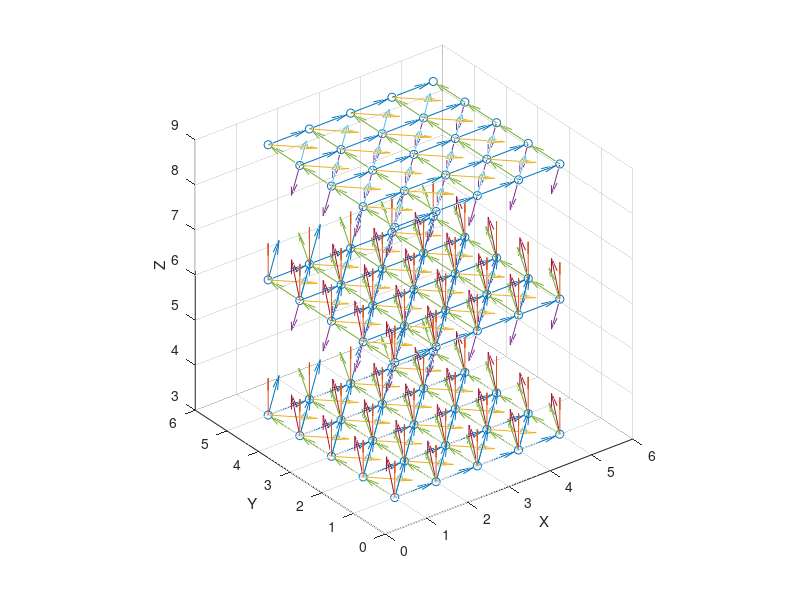

The MATLAB source for this figure:
col_num = 5;
row_num = 5;
stair_num = 3;

position_init = NaN(row_num, col_num, stair_num, 3);

position_init(:, :, :, 1) = ones(1, row_num, stair_num) .* (1:row_num)';
position_init(:, :, :, 2) = ones(col_num, 1, stair_num) .* (1:col_num);
matrix_tmp(1, 1, 1:stair_num) = 1:stair_num; matrix_tmp = matrix_tmp * 3;
position_init(:, :, :, 3) = ones(row_num, col_num, stair_num) .* matrix_tmp;

position = position_init;
x_tmp = position(:, :, :, 1); x_tmp = x_tmp(:);
y_tmp = position(:, :, :, 2); y_tmp = y_tmp(:);
z_tmp = position(:, :, :, 3); z_tmp = z_tmp(:);
scatter3(x_tmp, y_tmp, z_tmp)
xlabel('X')
ylabel('Y')
zlabel('Z')
daspect(ones(1,3))

%% straight forces

x_direction = position(2:end, :, :, :) - position(1:end-1, :, :, :);

x_tmp = position(1:end-1, :, :, 1); x_tmp = x_tmp(:);
y_tmp = position(1:end-1, :, :, 2); y_tmp = y_tmp(:);
z_tmp = position(1:end-1, :, :, 3); z_tmp = z_tmp(:);
u_tmp = x_direction(:, :, :, 1); u_tmp = u_tmp(:);
v_tmp = x_direction(:, :, :, 2); v_tmp = v_tmp(:);
w_tmp = x_direction(:, :, :, 3); w_tmp = w_tmp(:);
hold on
quiver3(x_tmp, y_tmp, z_tmp, u_tmp, v_tmp, w_tmp)
hold off

y_direction = position(:, 2:end, :, :) - position(:, 1:end-1, :, :);

x_tmp = position(:, 1:end-1, :, 1); x_tmp = x_tmp(:);
y_tmp = position(:, 1:end-1, :, 2); y_tmp = y_tmp(:);
z_tmp = position(:, 1:end-1, :, 3); z_tmp = z_tmp(:);
u_tmp = y_direction(:, :, :, 1); u_tmp = u_tmp(:);
v_tmp = y_direction(:, :, :, 2); v_tmp = v_tmp(:);
w_tmp = y_direction(:, :, :, 3); w_tmp = w_tmp(:);
hold on
quiver3(x_tmp, y_tmp, z_tmp, u_tmp, v_tmp, w_tmp)
hold off

z_direction = position(:, :, 2:end, :) - position(:, :, 1:end-1, :);

x_tmp = position(:, :, 1:end-1, 1); x_tmp = x_tmp(:);
y_tmp = position(:, :, 1:end-1, 2); y_tmp = y_tmp(:);
z_tmp = position(:, :, 1:end-1, 3); z_tmp = z_tmp(:);
u_tmp = z_direction(:, :, :, 1); u_tmp = u_tmp(:);
v_tmp = z_direction(:, :, :, 2); v_tmp = v_tmp(:);
w_tmp = z_direction(:, :, :, 3); w_tmp = w_tmp(:);
hold on
quiver3(x_tmp, y_tmp, z_tmp, u_tmp, v_tmp, w_tmp)
hold off

%% xy forces

xy_direction = position(2:end, 2:end, :, :) - position(1:end-1, 1:end-1, :, :);

x_tmp = position(1:end-1, 1:end-1, :, 1); x_tmp = x_tmp(:);
y_tmp = position(1:end-1, 1:end-1, :, 2); y_tmp = y_tmp(:);
z_tmp = position(1:end-1, 1:end-1, :, 3); z_tmp = z_tmp(:);
u_tmp = xy_direction(:, :, :, 1); u_tmp = u_tmp(:);
v_tmp = xy_direction(:, :, :, 2); v_tmp = v_tmp(:);
w_tmp = xy_direction(:, :, :, 3); w_tmp = w_tmp(:);
hold on
quiver3(x_tmp, y_tmp, z_tmp, u_tmp, v_tmp, w_tmp)
hold off

yx_direction = position(2:end, 1:end-1, :, :) - position(1:end-1, 2:end, :, :);

x_tmp = position(1:end-1, 2:end, :, 1); x_tmp = x_tmp(:);
y_tmp = position(1:end-1, 2:end, :, 2); y_tmp = y_tmp(:);
z_tmp = position(1:end-1, 2:end, :, 3); z_tmp = z_tmp(:);
u_tmp = yx_direction(:, :, :, 1); u_tmp = u_tmp(:);
v_tmp = yx_direction(:, :, :, 2); v_tmp = v_tmp(:);
w_tmp = yx_direction(:, :, :, 3); w_tmp = w_tmp(:);
hold on
quiver3(x_tmp, y_tmp, z_tmp, u_tmp, v_tmp, w_tmp)
hold off

%% yz forces

yz_direction = position(:, 2:end, 2:end, :) - position(:, 1:end-1, 1:end-1, :);

x_tmp = position(:, 1:end-1, 1:end-1, 1); x_tmp = x_tmp(:);
y_tmp = position(:, 1:end-1, 1:end-1, 2); y_tmp = y_tmp(:);
z_tmp = position(:, 1:end-1, 1:end-1, 3); z_tmp = z_tmp(:);
u_tmp = yz_direction(:, :, :, 1); u_tmp = u_tmp(:);
v_tmp = yz_direction(:, :, :, 2); v_tmp = v_tmp(:);
w_tmp = yz_direction(:, :, :, 3); w_tmp = w_tmp(:);
hold on
quiver3(x_tmp, y_tmp, z_tmp, u_tmp, v_tmp, w_tmp)
hold off

zy_direction = position(:, 2:end, 1:end-1, :) - position(:, 1:end-1, 2:end, :);

x_tmp = position(:, 1:end-1, 2:end, 1); x_tmp = x_tmp(:);
y_tmp = position(:, 1:end-1, 2:end, 2); y_tmp = y_tmp(:);
z_tmp = position(:, 1:end-1, 2:end, 3); z_tmp = z_tmp(:);
u_tmp = zy_direction(:, :, :, 1); u_tmp = u_tmp(:);
v_tmp = zy_direction(:, :, :, 2); v_tmp = v_tmp(:);
w_tmp = zy_direction(:, :, :, 3); w_tmp = w_tmp(:);
hold on
quiver3(x_tmp, y_tmp, z_tmp, u_tmp, v_tmp, w_tmp)
hold off

%% zx forces

zx_direction = position(2:end, :, 2:end, :) - position(1:end-1, :, 1:end-1, :);

x_tmp = position(1:end-1, :, 1:end-1, 1); x_tmp = x_tmp(:);
y_tmp = position(1:end-1, :, 1:end-1, 2); y_tmp = y_tmp(:);
z_tmp = position(1:end-1, :, 1:end-1, 3); z_tmp = z_tmp(:);
u_tmp = zx_direction(:, :, :, 1); u_tmp = u_tmp(:);
v_tmp = zx_direction(:, :, :, 2); v_tmp = v_tmp(:);
w_tmp = zx_direction(:, :, :, 3); w_tmp = w_tmp(:);
hold on
quiver3(x_tmp, y_tmp, z_tmp, u_tmp, v_tmp, w_tmp)
hold off

xz_direction = position(1:end-1, :, 2:end, :) - position(2:end, :, 1:end-1, :);

x_tmp = position(2:end, :, 1:end-1, 1); x_tmp = x_tmp(:);
y_tmp = position(2:end, :, 1:end-1, 2); y_tmp = y_tmp(:);
z_tmp = position(2:end, :, 1:end-1, 3); z_tmp = z_tmp(:);
u_tmp = xz_direction(:, :, :, 1); u_tmp = u_tmp(:);
v_tmp = xz_direction(:, :, :, 2); v_tmp = v_tmp(:);
w_tmp = xz_direction(:, :, :, 3); w_tmp = w_tmp(:);
hold on
quiver3(x_tmp, y_tmp, z_tmp, u_tmp, v_tmp, w_tmp)
hold off